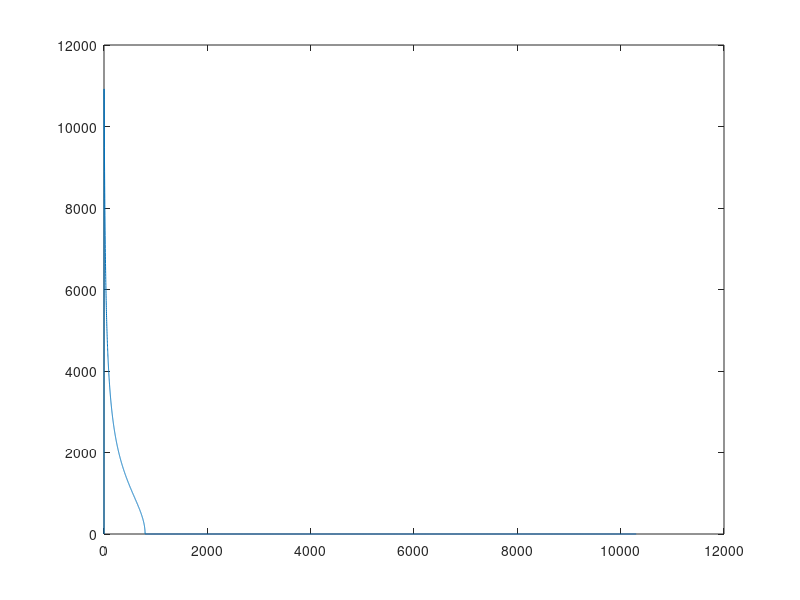

Here is the MATLAB script that generated this plot:
%function [X_COORD, Y_COORD] = translunar_injection()

    EARTH_ORBIT = 6569.3e3; % Parking orbit of the Earth
    MOON_ORBIT = 1848e3; % Orbit of the Moon
    EARTH_MOON_DIST = 384400e3; % Distance from the Earth to the Moon
    X_COORD(1) = 0; % Starting point at x=0
    Y_COORD(1) = 0; % Starting point at y=0
    G = 6.673e-11;
    
    % Initialise the time array
    dt = 1;
    TIME = 0:dt:10300;
    
    % Calculating the geometrical properties of the elliptical orbit during
    % the Hohmann transfer to the Moon
    %
    % here
    
    % Properties of the elliptical orbit during the Hohman transfer from
    % Earth's parking orbit to the large orbit which coincides with Moon's
    % orbit:
    SEMI_MAJOR_AXIS = 194560e3; % (a)
    SEMI_MINOR_AXIS = 50129.61e3; % (b)
    ECCENTRICITY = 0.966237; % Calculated from geometry (e)
    ASCENDING_NODE = 1.12; % Longitude of ascending node (OMEGA)
    ARG_PERICENTRE = 1.23; % Argument of pericentre (omega)
    INCLINATION = 0; % Angle between the equator and the orbit (i)
    % True anomaly (v) also needs to be found but its value changes when the
    % location of the rocket changes so its values will be found within the
    % for-loop below
    
    dE = pi/10300;
    E = 0:dE:pi; % This assumes a constant angular velocity about the centre point of the big circle

    MASS_EARTH = 5.9724e24;
    
    for i = 1:length(TIME)

        TRUE_ANOMALY(i) = 2*atan(sqrt((1+ECCENTRICITY)/(1-ECCENTRICITY)).*tan((E(i))/2));
        r(i) = (SEMI_MAJOR_AXIS*(1+ECCENTRICITY^2))./(1+ECCENTRICITY.*cos(TRUE_ANOMALY(i)));
        
        X_COORD(i+1) = r(i).*(cos(TRUE_ANOMALY(i) + ARG_PERICENTRE)*cos(ASCENDING_NODE) - ...
        sin(TRUE_ANOMALY(i) + ARG_PERICENTRE)*sin(ASCENDING_NODE)*cos(INCLINATION));
        
        Y_COORD(i+1) = r(i).*(cos(TRUE_ANOMALY(i) + ARG_PERICENTRE)*sin(ASCENDING_NODE) + ...
        sin(TRUE_ANOMALY(i) + ARG_PERICENTRE)*cos(ASCENDING_NODE)*cos(INCLINATION));
        
        %add comments here
    
        %VELOCITY(i) = sqrt((MASS_EARTH*G).*((2/r(i))-(1/SEMI_MAJOR_AXIS)));
        
    end
    
    INITIAL_ERROR_X = X_COORD(2)-X_COORD(1);
    
    for i = 1:length(X_COORD)-1
        X_COORD(i+1) = X_COORD(i+1) - INITIAL_ERROR_X;
    end
    
    INITIAL_ERROR_Y = Y_COORD(2)-Y_COORD(1);
    
    for i = 1:length(Y_COORD)-1
        Y_COORD(i+1) = Y_COORD(i+1) - INITIAL_ERROR_Y;
    end
    %figure(1)
    %comet(X_COORD,Y_COORD)
    
    %VELOCITY(1) = 7.7889e+03;
    for i = 1:length(TIME)-1
        R(i) = sqrt((Y_COORD(i).^2)+((X_COORD(i)-EARTH_ORBIT).^2));
        VELOCITY(i+1) = sqrt((MASS_EARTH*G).*((2/R(i))-(1/SEMI_MAJOR_AXIS)));
    end
    figure(2)
    plot(TIME,VELOCITY)
    % Draw x and y which represent the path of the rocket in 2D
%end
    va = sqrt(((G*MASS_EARTH)/SEMI_MAJOR_AXIS)*((1-ECCENTRICITY)/(1+ECCENTRICITY)))
    vp = sqrt(((G*MASS_EARTH)/SEMI_MAJOR_AXIS)*((1+ECCENTRICITY)/(1-ECCENTRICITY)))